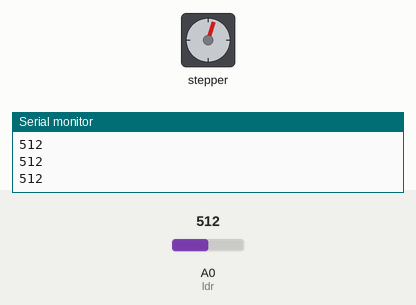
Bench run of a sketch on a simulated Arduino Uno, built with avr-gcc and run on an emulated ATmega328P. Shown: stepper motor, the last lines printed to the serial monitor. The test bench sets the inputs (shaded band); at power-on: A0 (ldr) = 512. Stepper angles assume 2048 steps per turn.

Above: at 1.01 s.
1.3 s: A0 (ldr) set to 490
At 2.96 s:
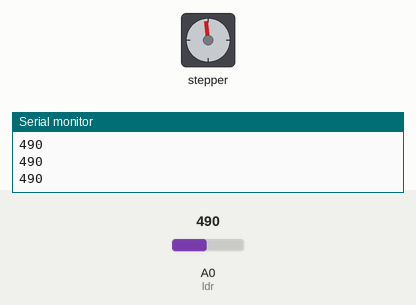
4.3 s: A0 (ldr) set to 510
At 4.64 s:
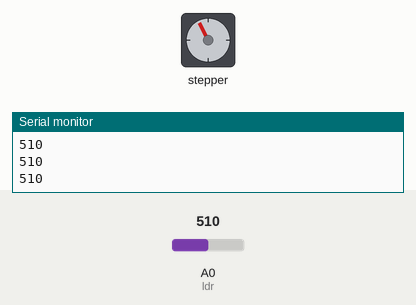
7.3 s: A0 (ldr) set to 306
At 11.11 s:
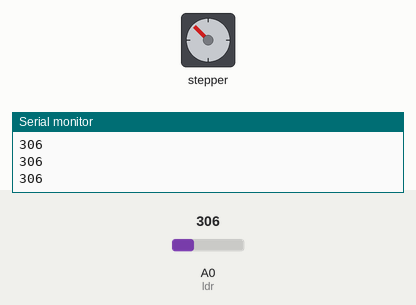
Timing chart, 0 to 25.3 s (numbered marks = the images above; inputs shaded):
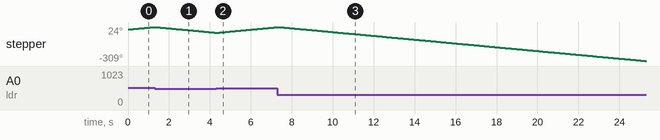

The sketch:

step_ldr.ino
```cpp
#include <Stepper.h> // Include the header file

// change this to the number of steps on your motor
#define STEPS 32

// create an instance of the stepper class using the steps and pins
Stepper stepper(STEPS, 8, 10, 9, 11);

int val = 0;
int ldr=A0;
int valueldr;

void setup() {
  Serial.begin(9600);
  stepper.setSpeed(200);

}

void loop() {

 /* if (Serial.available()>0)
  {
    val = Serial.parseInt();
    stepper.step(val);
    Serial.println(val); //for debugging */
    valueldr=analogRead(ldr);
    Serial.println(valueldr);
    if (valueldr>500)
    {
      stepper.step(10);
    }
    else
    {
      stepper.step(-10);
    }
  }
```
